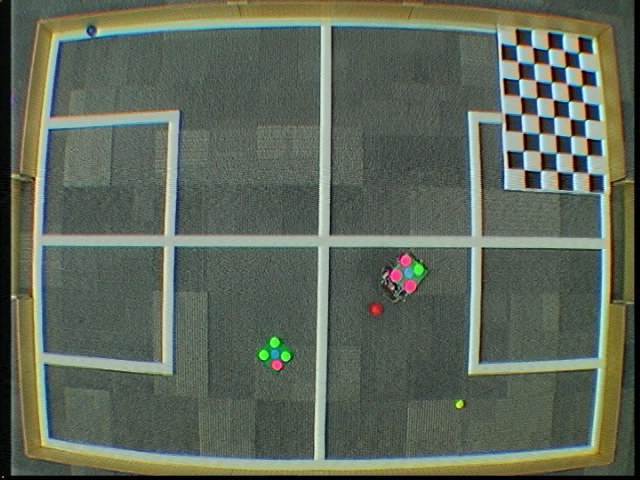
#> input picture Vision_Calibration/Pitch0/test1.png, 640 x 480 px, given in place of the camera
$ python test2.py
#> lines starting #> are read from the running program, lines starting #| are printed output that depends on the picture
import matplotlib.pyplot as plt
import numpy as np
import cv2 as cv

# Ouput binary image (will encode the thresholding)


cap = cv.VideoCapture(0)

while(True):
    # Capture frame-by-frame
    ret, frame = cap.read()
#> frame is the input picture: shape (480, 640, 3); mean B, G, R 90, 103.9, 94.7

    frame = cv.blur(frame, (5,5))
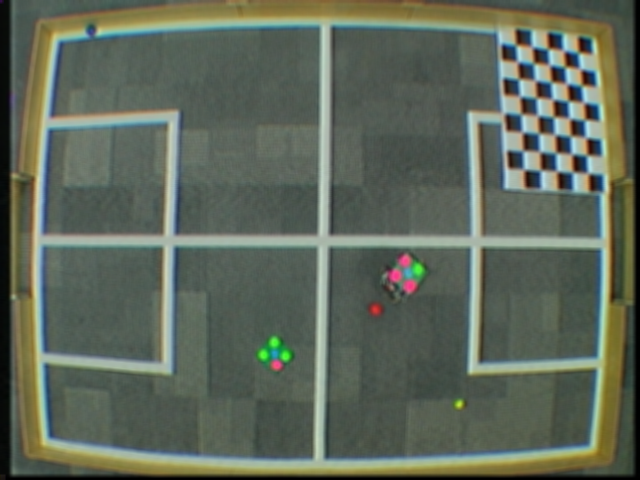
#> frame: shape (480, 640, 3); mean B, G, R 90, 103.9, 94.7

    #hsv_frame
    hsv_frame = cv.cvtColor(frame, cv.COLOR_BGR2HSV)
#> hsv_frame: shape (480, 640, 3); mean H, S, V 59.5, 52, 107.1

    # [23 lines of commented-out code are left out]
    boundaries = [
        #([17, 15, 100], [50, 56, 200]),
        #([345,100,100], [360, 255, 255]),
        ([50, 50, 50], [30, 255, 255])
        #([160, 100, 100], [179, 255, 255])
        #([86, 31, 4], [220, 88, 50]),
        #([25, 146, 190], [62, 174, 250]),
        #([103, 86, 65], [145, 133, 128])
    ]

    # loop over the boundaries
    for (lower, upper) in boundaries:
        # create NumPy arrays from the boundaries
        lower = np.array(lower, dtype = "uint8")
        upper = np.array(upper, dtype = "uint8")

        # find the colors within the specified boundaries and apply
        # the mask
        mask = cv.inRange(frame, lower, upper)
        output = cv.bitwise_and(frame, frame, mask = mask)

        # show the images
        cv.imshow("images", np.hstack([frame, output]))
        cv.waitKey(0)
#> this loop made 1 pass
#> pass 1, `cv.imshow("images", np.hstack([frame, output]))`:
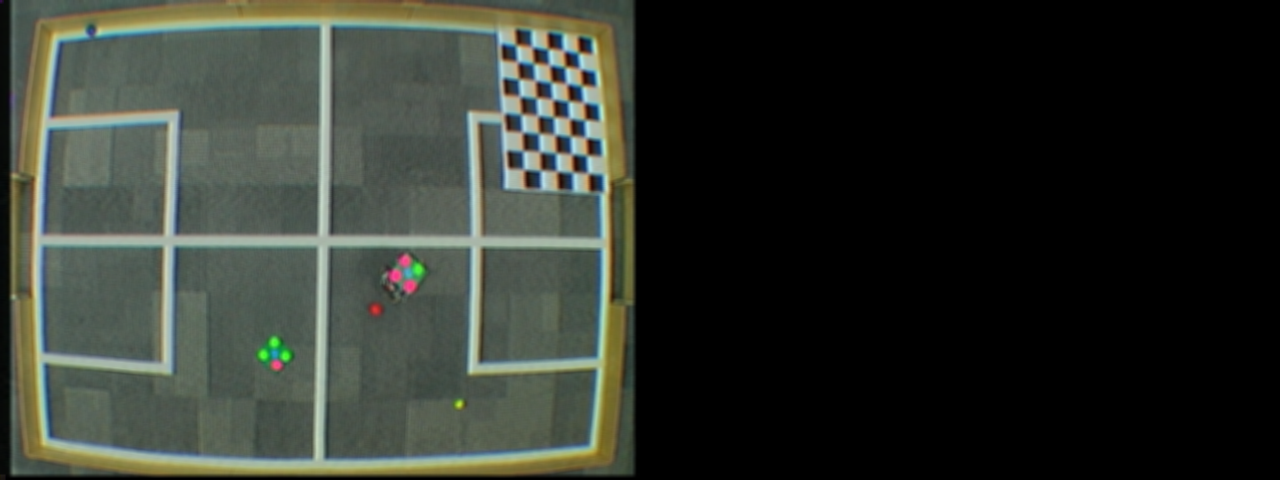
#> window 'images': shape (480, 1280, 3); mean B, G, R 45, 52, 47.3


    #if cv.waitKey(1) & 0xFF == ord('q'):
         #break

$ run again, on Vision_Calibration/Pitch0/test10.png
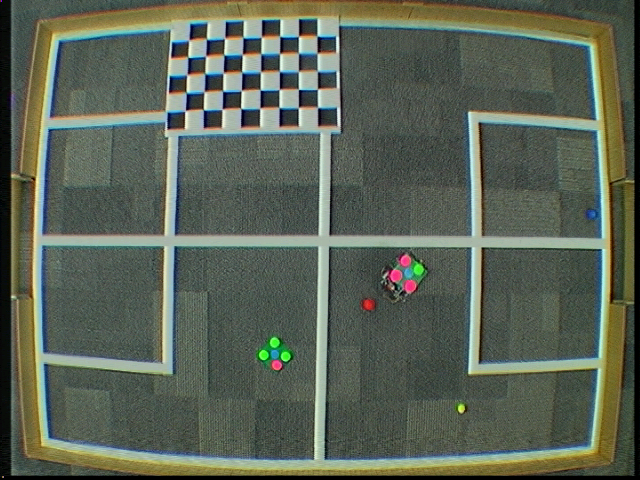
#> input picture Vision_Calibration/Pitch0/test10.png, 640 x 480 px, given in place of the camera
#> frame is the input picture: shape (480, 640, 3); mean B, G, R 86, 99.7, 91
#> `frame = cv.blur(frame, (5,5))`:
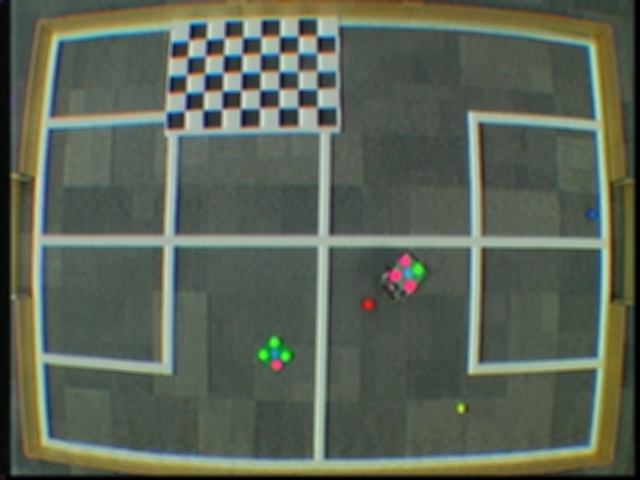
#> frame: shape (480, 640, 3); mean B, G, R 86, 99.7, 91
#> hsv_frame: shape (480, 640, 3); mean H, S, V 58.6, 53.3, 103
#> the loop `for (lower, upper) in boundaries:` made 1 pass
#> pass 1, `cv.imshow("images", np.hstack([frame, output]))`:
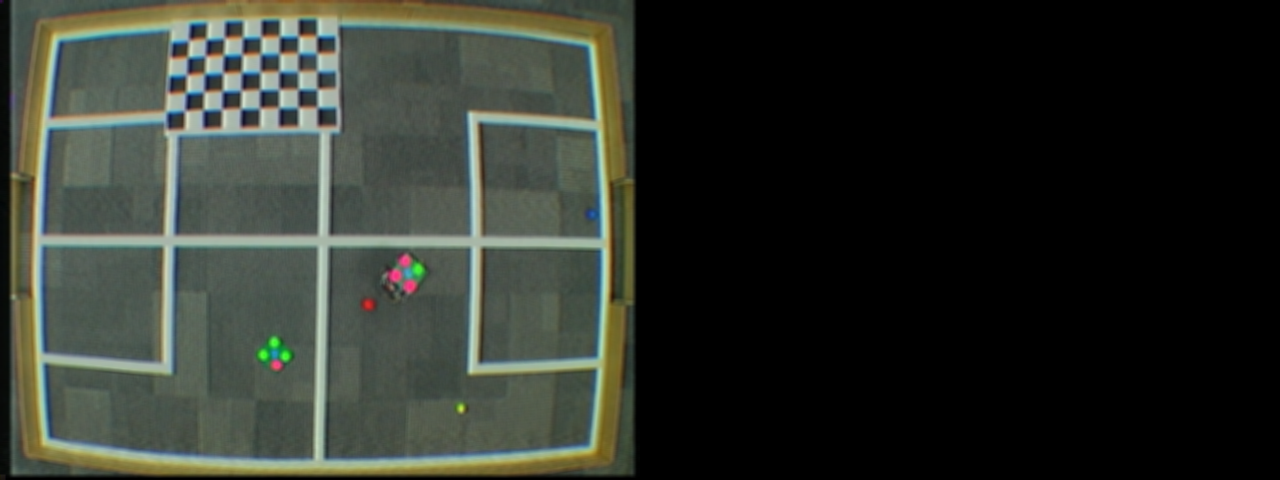
#> window 'images': shape (480, 1280, 3); mean B, G, R 43, 49.9, 45.5

$ run again, on Vision_Calibration/Pitch0/test11.png
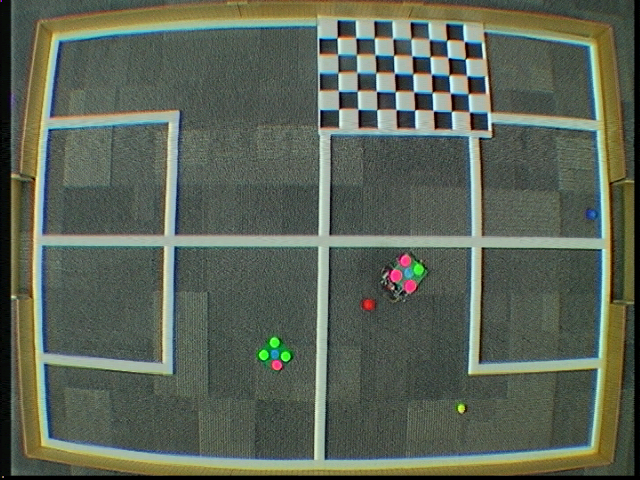
#> input picture Vision_Calibration/Pitch0/test11.png, 640 x 480 px, given in place of the camera
#> frame is the input picture: shape (480, 640, 3); mean B, G, R 86.4, 100.4, 91.5
#> `frame = cv.blur(frame, (5,5))`:
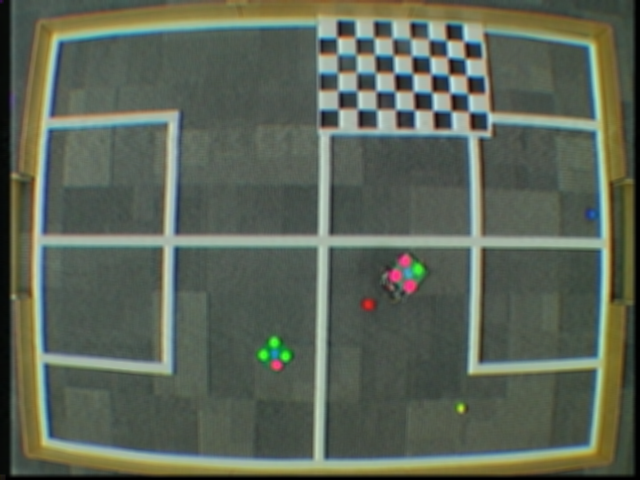
#> frame: shape (480, 640, 3); mean B, G, R 86.4, 100.4, 91.5
#> hsv_frame: shape (480, 640, 3); mean H, S, V 58.3, 53.5, 103.6
#> the loop `for (lower, upper) in boundaries:` made 1 pass
#> pass 1, `cv.imshow("images", np.hstack([frame, output]))`:
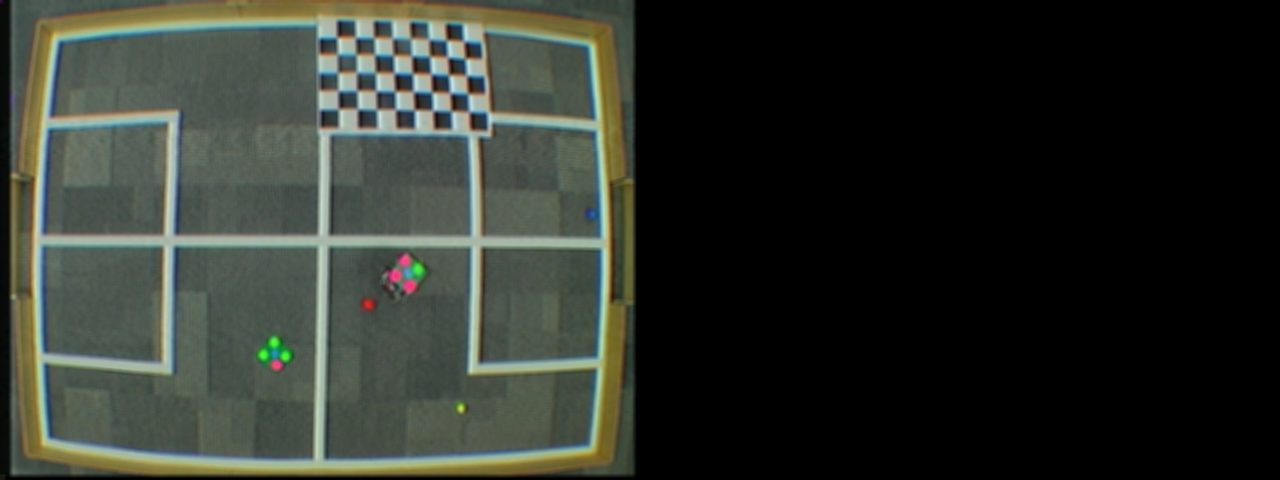
#> window 'images': shape (480, 1280, 3); mean B, G, R 43.2, 50.2, 45.8
